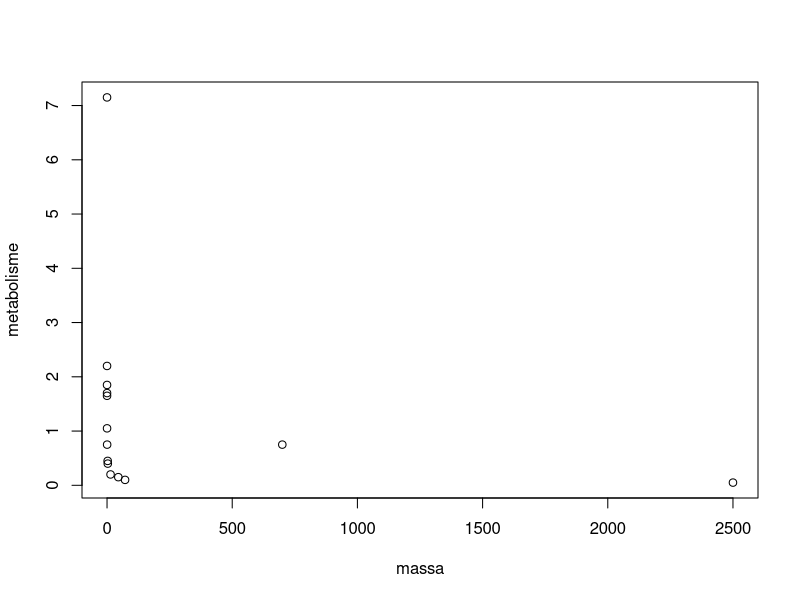
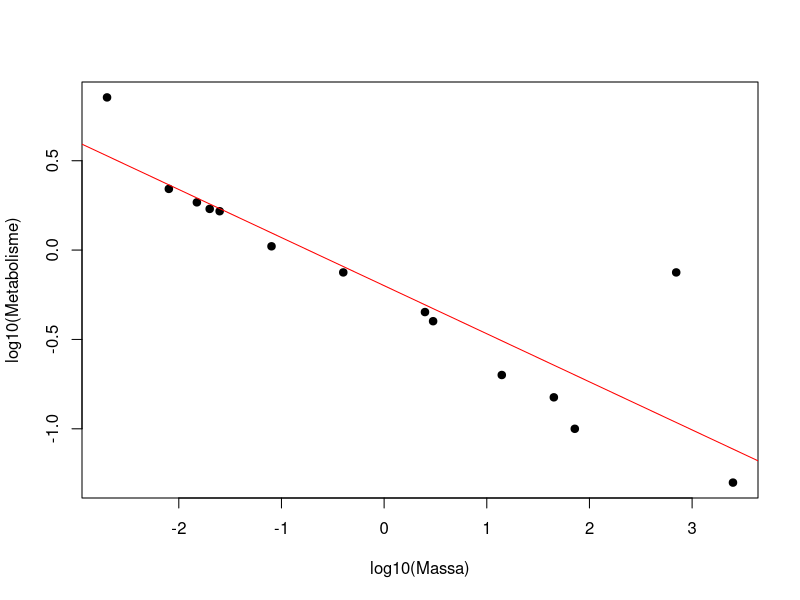
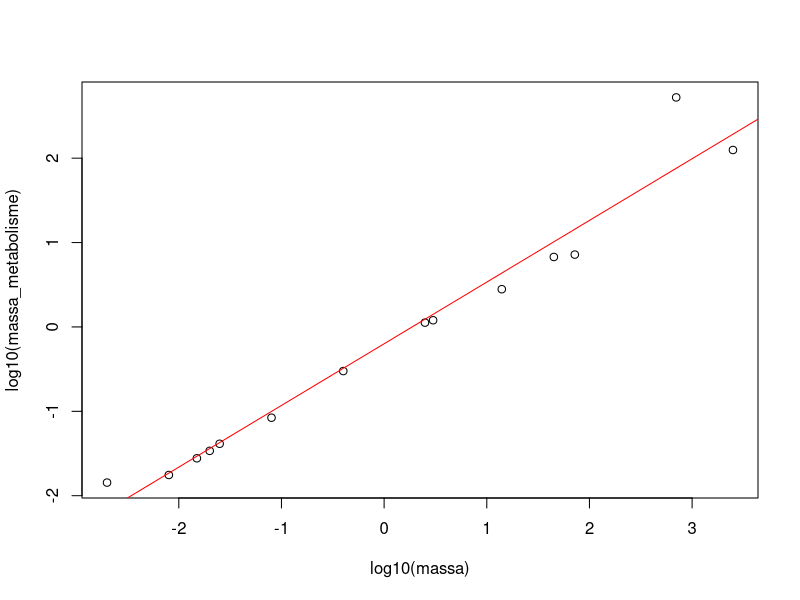

Here is the R script that generated these plots, in order:
## ---- chunk 1
10^3
## ---- chunk 2
log(1000,10)
## ---- chunk 3
# Verander hier niks aan!
htmltools::tags$iframe(src = "https://mai-nguyen0310.shinyapps.io/shiny_log/",
                       width = "100%", height = "400", frameborder = "0")
## ---- chunk 4
massa = c(0.002, 0.008, 0.015, 0.02, 0.025, 0.08, 0.4, 
          2.5, 3, 14, 45, 72,700, 2500)  
metabolisme = c(7.15, 2.2, 1.85, 1.7, 1.65, 1.05, 0.75, 
                0.45, 0.4,0.2, 0.15, 0.1, 0.75, 0.05) 
## ---- chunk 5
# dit zou je zelf moeten doen 
plot(massa, metabolisme)
## ---- chunk 6
# dit zou je zelf moeten doen 
plot(log10(massa), log10(metabolisme),      
     pch = 19, xlab = "log10(Massa)", 
     ylab = "log10(Metabolisme)")  
abline(lm(log10(metabolisme) ~ log10(massa)), col = "red")
## ---- chunk 7
massa_metabolisme <- massa*metabolisme
## ---- chunk 8
# dit zou je zelf doen 
plot(log10(massa), 
     log10(massa_metabolisme)) 
abline(lm(log10(massa_metabolisme) ~ log10(massa)), col = "red")
